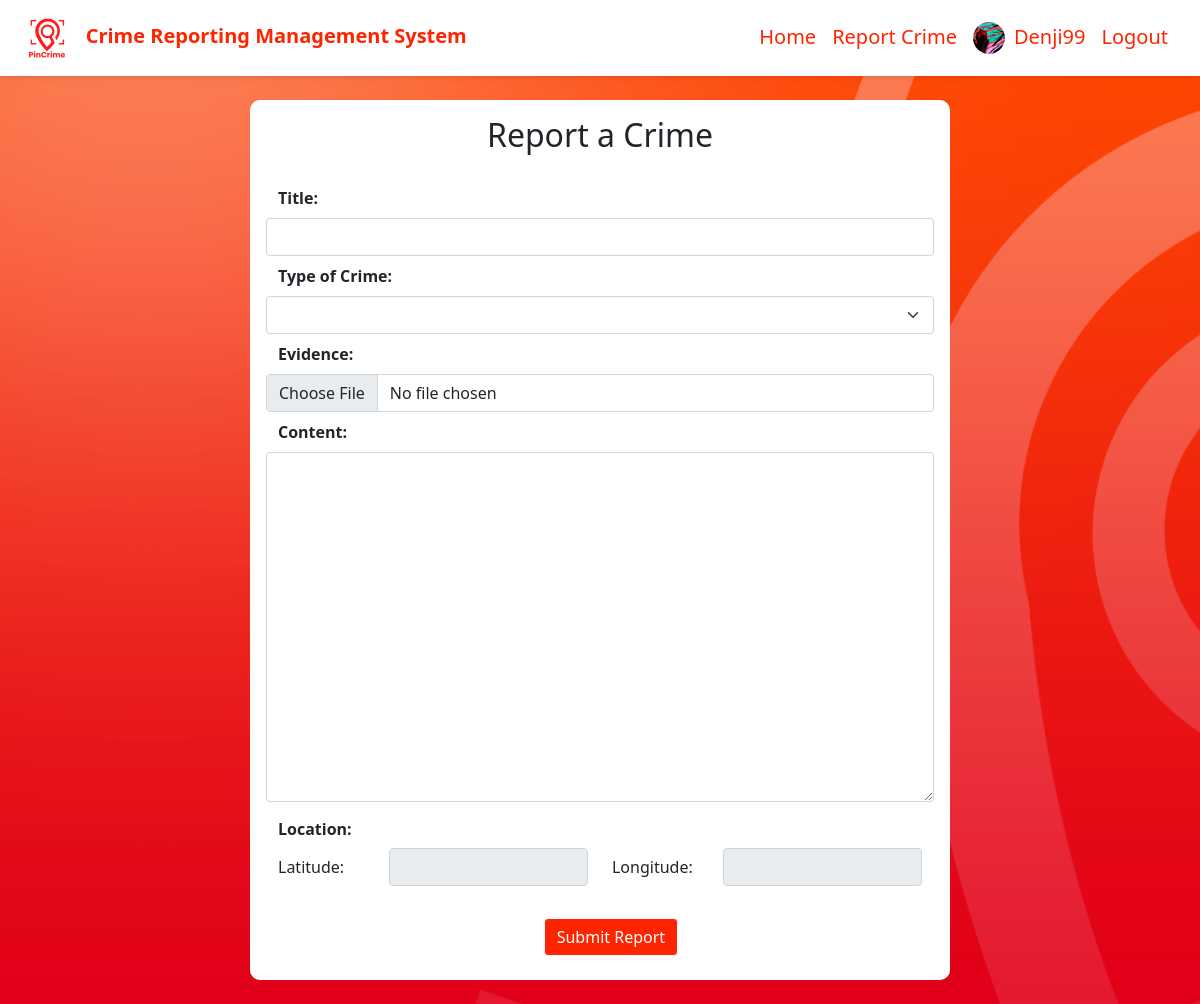
Screenshot of /citizen_report.php (signed in) with the database file from the repository.
### tables this page shows
CREATE TABLE `citizens` (
  `citizenID` int(11) NOT NULL,
  `pic` varchar(100) DEFAULT NULL,
  `lname` varchar(20) NOT NULL,
  `fname` varchar(20) NOT NULL,
  `mname` varchar(20) DEFAULT NULL,
  `street_add` varchar(50) DEFAULT NULL,
  `barangay_add` varchar(50) NOT NULL,
  `age` int(11) NOT NULL,
  `gender` varchar(6) NOT NULL,
  `civilstat` varchar(8) NOT NULL,
  `phone` varchar(11) NOT NULL,
  `email` varchar(40) NOT NULL,
  `username` varchar(20) NOT NULL,
  `password` varchar(10) NOT NULL,
  `ban` varchar(5) NOT NULL
);

### citizen_report.php (the view, shortened to what this page needs)
<?php
    if (isset($_SESSION['email']) && isset($_SESSION['username']) && isset($_SESSION['password'])) {
        require "conn.php"
?>
<!DOCTYPE html>
<html lang="en">
<head>
    <link href="https://cdn.jsdelivr.net/npm/bootstrap@5.0.2/dist/css/bootstrap.min.css" rel="stylesheet">
    <link rel="stylesheet" href="https://cdn.datatables.net/1.13.6/css/jquery.dataTables.css">
</head>
<body onload = "getLocation()">
    <?php
        require "citizen_header.php";
    ?>
    <div class="container my-4">
        <div class="text-center mt-3 py-3"><h2>Report a Crime</h2></div>
        <form class="reportForm" action="citizen_report.php" method="post" enctype="multipart/form-data">
            <div class="row justify-content-center mx-1 my-2">
                <label class="form-label fw-bold" for="title">Title: </label>
                <input class="form-control" type="text" name="title" id="title">
            </div>
            <div class="row justify-content-center mx-1 my-2">
                <label class="form-label fw-bold" for="category">Type of Crime: </label>
                <select class="form-select" name="category" id="category">
                    <option value="" hidden></option>
                <?php
                $crimes = $conn->query("SELECT crime from type_crimes") or die("error");
                while ($row1 = $crimes->fetch_assoc()) {
                ?>
                    <option value="<?php echo $row1['crime']?>"><?php echo $row1['crime']?></option>
                <?php
                }
                ?>
                </select><br>
            </div>
            <div class="row justify-content-center mx-1 my-2">
                <label class="form-label fw-bold" for="content">Evidence: </label>
                <input class="form-control" type="file" name="pic" id="pic">
            </div>
            <div class="row justify-content-center mx-1 my-2">
                <label class="form-label fw-bold" for="content">Content: </label>
                <textarea class="form-control" name="content" id="content" style="height:350px"></textarea>
            </div>
            <div class="row justify-content mx-1 my-2">
                <label class="col-form-label fw-bold" for="title">Location: </label>
                <label class="col-2 col-form-label" for="latitude">Latitude: </label>
                <div class="col-4"><input class="form-control" type="number" name="latitude" id="latitude" readonly></div>
                <label class="col-2 col-form-label" for="longitude">Longitude: </label>
                <div class="col-4"><input class="form-control" type="number" name="longitude" id="longitude" readonly></div>
            </div>
            <div class="d-grid col-2 mx-auto my-2">
                <input class="btn btn-light my-4" type="submit" value="Submit Report" name="report" style="background-color: #FF2400; color: white;">
            </div>
        </form>
    </div>
</body>
</html>
<?php
    } else {
        header("Location:invalid.php");
    }
?>

### citizen_header.php (shortened to what this page needs)
<header>
    <nav class="navbar navbar-expand-lg navbar-dark bg-white" style="box-shadow: 0px 2px 5px rgba(0, 0, 0, 0.1);">
        <div class="container-fluid px-4">
            <a class="navbar-brand" href="citizen_home.php">
                <img src="images/layout/logo_new.png" alt="PinCrime Logo" style="max-height: 50px; margin-right: 10px;">
                <b style="color: #FF2400;">Crime Reporting Management System</b>
            </a>
            <div class="collapse navbar-collapse" id="navbarNav">
                <ul class="navbar-nav ms-auto">
                    <li class="nav-item active">
                        <a class="nav-link" href="citizen_home.php" style="color: #FF2400; font-size: 20px;">Home</a>
                    </li>
                    <li class="nav-item">
                        <a class="nav-link" href="citizen_report.php" style="color: #FF2400; font-size: 20px;">Report Crime</a>
                    </li>
                    <li class="nav-item">
                        <a class="nav-link" href="citizen_profile.php" style="color: #FF2400; font-size: 20px;">
                        <?php
                            require "conn.php";
                            $currentUser = $_SESSION['username'];
                            $userResult = $conn->query("SELECT * from citizens WHERE username = '$currentUser'");
                            while ($userRow = $userResult->fetch_assoc()) {
                        ?>
                        <img src="<?php echo $userRow['pic']?>" style="height: 32px; width: 32px; margin-right: 9px; border-radius: 50%; object-fit: cover; object-position: center;"><?php echo $userRow['username']?>
                        <?php
                            }
                        ?>
                        </a>
                    </li>
                    <li class="nav-item">
                        <a class="nav-link" href="logout.php" style="color: #FF2400; font-size: 20px;">Logout</a>
                    </li>
                </ul>
            </div>
        </div>
    </nav>
</header>

### citizen_report.php (style rules this page uses)
body { background: url('images/layout/back.png'); background-repeat: no-repeat; background-attachment: fixed; background-size: cover; }
.container { background-color: white; max-width: 700px; border-radius: 10px; }

### rows the page displays
citizens: pic (picture), username "Denji99"
